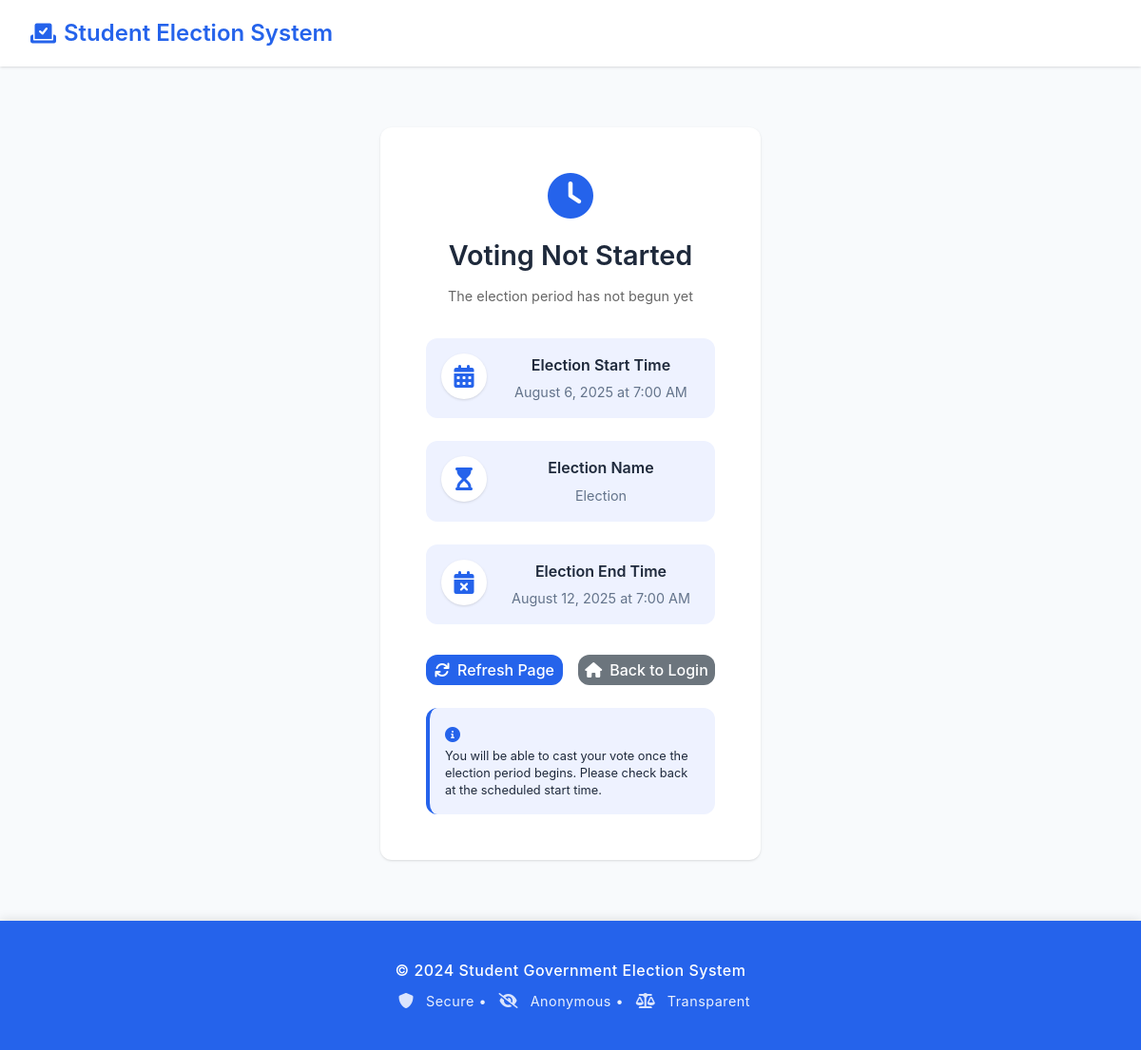
/voting-not-started/, run on the app's committed database.
### Admin/models.py (models this page shows, shortened)
class ElectionSettings(models.Model):
    name = models.CharField(max_length=200, default="Student Government Election")
    is_active = models.BooleanField(default=True)
    voting_start = models.DateTimeField(null=True, blank=True)
    voting_end = models.DateTimeField(null=True, blank=True)
    results_published = models.BooleanField(default=False)
    created_at = models.DateTimeField(auto_now_add=True)
    updated_at = models.DateTimeField(auto_now=True)
    class Meta:
        verbose_name = "Election Settings"
        verbose_name_plural = "Election Settings"
    @classmethod
    def get_current(cls):
        return cls.objects.filter(is_active=True).first()

### Voters/views.py (the view)
# urls.py: path('voting-not-started/', views.voting_not_started_view, name='voting_not_started'),
def voting_not_started_view(request):
    election_settings = ElectionSettings.get_current()
    return render(request, 'voters/voting_not_started.html', {'election_settings': election_settings})

### templates/voters/voting_not_started.html (shortened to what this page needs)
{% extends 'base.html' %}
{% block content %}
<div class="auth-container">
    <div class="auth-card">
        <div class="auth-header">
            <i class="fas fa-clock auth-icon"></i>
            <h2>Voting Not Started</h2>
            <p>The election period has not begun yet</p>
        </div>
        <div class="election-info">
            <div class="info-item">
                <i class="fas fa-calendar-alt"></i>
                <div class="info-content">
                    <h3>Election Start Time</h3>
                    <p>{{ election_settings.voting_start|date:"F j, Y" }} at {{ election_settings.voting_start|time:"g:i A" }}</p>
                </div>
            </div>
            <div class="info-item">
                <i class="fas fa-hourglass-start"></i>
                <div class="info-content">
                    <h3>Election Name</h3>
                    <p>{{ election_settings.name }}</p>
                </div>
            </div>
            {% if election_settings.voting_end %}
            <div class="info-item">
                <i class="fas fa-calendar-times"></i>
                <div class="info-content">
                    <h3>Election End Time</h3>
                    <p>{{ election_settings.voting_end|date:"F j, Y" }} at {{ election_settings.voting_end|time:"g:i A" }}</p>
                </div>
            </div>
            {% endif %}
        </div>
        <div class="action-buttons">
            <a href="{% url 'dashboard' %}" class="btn btn-primary">
                <i class="fas fa-sync"></i> Refresh Page
            </a>
            <a href="{% url 'login' %}" class="btn btn-secondary">
                <i class="fas fa-home"></i> Back to Login
            </a>
        </div>
        <div class="security-notice">
            <i class="fas fa-info-circle"></i>
            <p>You will be able to cast your vote once the election period begins. Please check back at the scheduled start time.</p>
        </div>
    </div>
</div>
{% endblock %}

### static/css/style.css (style rules this page uses)
* { margin: 0; padding: 0; box-sizing: border-box; }
body { font-family: 'Inter', "Segoe UI", -apple-system, BlinkMacSystemFont, sans-serif; background-color: var(--background-color); color: var(--text-color); line-height: 1.6; min-height: 100vh; display: flex; flex-direction: column; }
.auth-container { display: flex; justify-content: center; align-items: center; min-height: 70vh; padding: 2rem 0; }
.auth-card { background-color: var(--white); padding: 3rem; border-radius: var(--border-radius); box-shadow: var(--shadow); width: 100%; max-width: 400px; text-align: center; transition: var(--transition); }
.auth-header { margin-bottom: 2rem; }
.auth-icon { font-size: 3rem; color: var(--primary-color); margin-bottom: 1rem; display: block; }
.auth-header h2 { color: var(--text-color); font-size: 1.8rem; font-weight: 600; margin-bottom: 0.5rem; }
.auth-header p { color: #666; font-size: 0.9rem; }
.btn { display: inline-flex; align-items: center; justify-content: center; gap: 0.5rem; padding: 0.75rem 1.5rem; border: none; border-radius: var(--border-radius); font-size: 1rem; font-weight: 500; text-decoration: none; cursor: pointer; transition: var(--transition); text-align: center; }
.btn-primary { background-color: var(--primary-color); color: var(--white); }
.btn-secondary { background-color: #6c757d; color: var(--white); }
.security-notice { margin-top: 1.5rem; padding: 1rem; background-color: var(--accent-color); border-radius: var(--border-radius); border-left: 4px solid var(--primary-color); text-align: left; }
.security-notice i { color: var(--primary-color); margin-right: 0.5rem; }
.security-notice p { font-size: 0.8rem; color: var(--text-color); margin: 0; line-height: 1.4; }
.action-buttons { display: flex; gap: 0.5rem; justify-content: center; }
.action-buttons .btn { width: 32px; height: 32px; padding: 0; display: flex; align-items: center; justify-content: center; border-radius: var(--border-radius); transition: var(--transition); }

### templates/voters/voting_not_started.html (style rules this page uses)
.election-info { margin: 2rem 0; display: flex; flex-direction: column; gap: 1.5rem; }
.info-item { display: flex; align-items: flex-start; gap: 1rem; padding: 1rem; background: var(--accent-color); border-radius: var(--border-radius); transition: var(--transition); }
.info-item i { font-size: 1.5rem; color: var(--primary-color); background: var(--white); width: 48px; height: 48px; border-radius: 50%; display: flex; align-items: center; justify-content: center; box-shadow: var(--shadow); }
.info-content { flex: 1; }
.info-content h3 { font-size: 1rem; font-weight: 600; color: var(--text-color); margin: 0 0 0.25rem 0; }
.info-content p { font-size: 0.9rem; color: var(--text-light); margin: 0; }
.action-buttons { display: flex; gap: 1rem; margin-top: 2rem; }
.action-buttons .btn { flex: 1; justify-content: center; }

### data on the page
ElectionSettings: voting_start "August 6, 2025", voting_start "7:00 AM", name "Election", voting_end "August 12, 2025", voting_end "7:00 AM"
